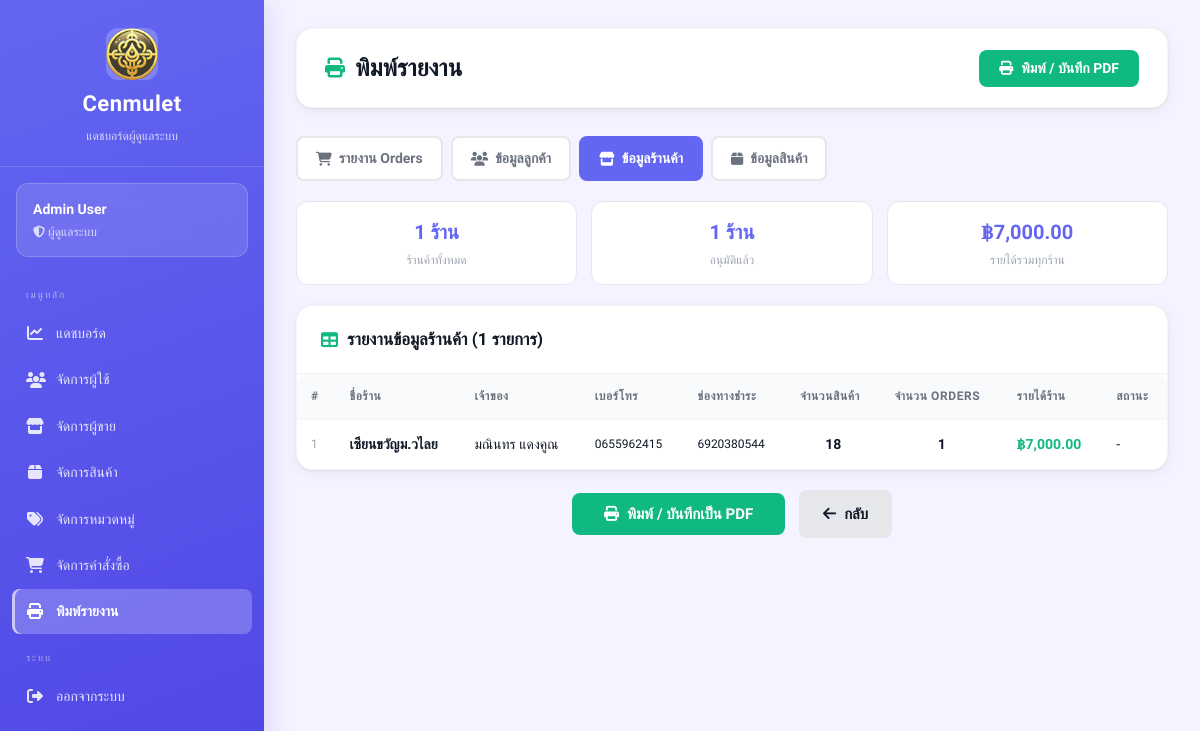
/views/admin/report.php?type=stores (signed in), run on an earlier commit of the app's database.
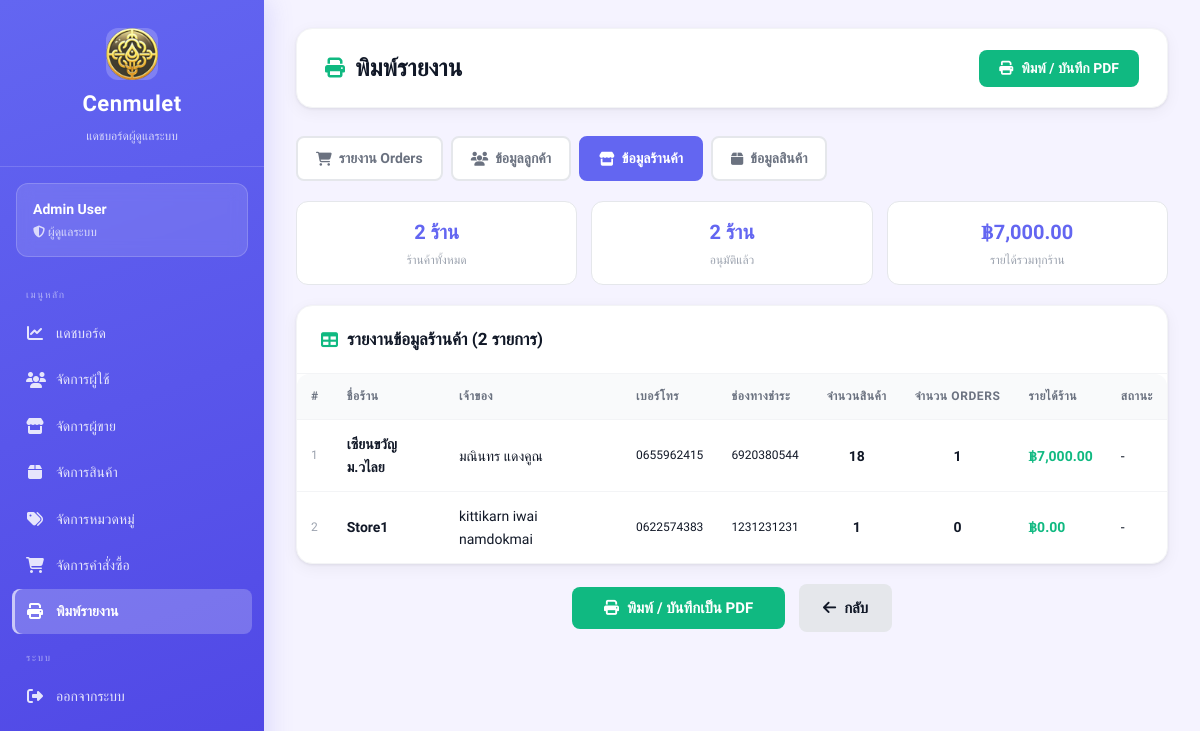
And on a later commit of the database.
### tables this page shows
CREATE TABLE sellers (
    id INTEGER PRIMARY KEY AUTOINCREMENT,
    fullname TEXT,
    store_name TEXT,
    username TEXT UNIQUE,
    password TEXT,
    address TEXT,
    img_store TEXT,
    tel TEXT,
    pay_contax TEXT,
    id_per TEXT,
    img_per TEXT,

    status TEXT DEFAULT 'pending',
    reject_reason TEXT,
    reviewed_at DATETIME
, pay_bank TEXT);

### views/admin/report.php (the view, shortened to what this page needs)
<?php
require_once __DIR__ . "/../../config/db.php";
$admin_id = $_SESSION['user_id'];
$stmt = $db->prepare("SELECT * FROM admins WHERE id = :id");
$stmt->execute([':id' => $admin_id]);
$admin = $stmt->fetch(PDO::FETCH_ASSOC);
$report_type = $_GET['type'] ?? 'orders';
$date_from = $_GET['date_from'] ?? date('Y-m-01');
$date_to   = $_GET['date_to']   ?? date('Y-m-d');
$data     = [];
$summary  = [];
$columns  = [];
$title_th = '';
switch ($report_type) {
    case 'stores':
        $title_th = 'รายงานข้อมูลร้านค้า';
        $columns  = ['#','ชื่อร้าน','เจ้าของ','เบอร์โทร','ช่องทางชำระ','จำนวนสินค้า','จำนวน Orders','รายได้ร้าน','สถานะ'];
        $rows = $db->query("
            SELECT s.*,
                   COUNT(DISTINCT a.id)  as product_count,
                   COUNT(DISTINCT o.id)  as order_count,
                   COALESCE(SUM(oi.quantity * oi.price),0) as revenue
            FROM sellers s
            LEFT JOIN amulets a ON s.id = a.sellerId
            LEFT JOIN order_items oi ON a.id = oi.amulet_id
            LEFT JOIN orders o ON oi.order_id = o.id AND o.status = 'completed'
            GROUP BY s.id
            ORDER BY revenue DESC
        ");
        $data = $rows->fetchAll(PDO::FETCH_ASSOC);
        $approved = 0; foreach ($data as $_r) { if ($_r['status'] === 'approved') $approved++; }
        $summary = [
            'ร้านค้าทั้งหมด'      => number_format(count($data)) . ' ร้าน',
            'อนุมัติแล้ว'         => number_format($approved) . ' ร้าน',
            'รายได้รวมทุกร้าน'    => '฿' . number_format(array_sum(array_column($data, 'revenue')), 2),
        ];
        break;
}
?>
<!DOCTYPE html>
<html lang="th">
<head>
    <link rel="stylesheet" href="/public/css/dashboard.css">
    <link rel="stylesheet" href="https://cdnjs.cloudflare.com/ajax/libs/font-awesome/6.5.1/css/all.min.css">
</head>
<body class="admin">
<div class="dashboard-container">
    <?php include __DIR__ . '/_sidebar.php'; ?>
    <main class="main-content">
        <div class="top-bar no-print">
            <h1><i class="fa-solid fa-print"></i> พิมพ์รายงาน</h1>
            <button onclick="window.print()" class="btn btn-primary">
                <i class="fa-solid fa-print"></i> พิมพ์ / บันทึก PDF
            </button>
        </div>
        <div class="report-tabs no-print">
            <?php
            $tabs = [
                'orders'    => ['fa-cart-shopping',  'รายงาน Orders'],
                'customers' => ['fa-users',           'ข้อมูลลูกค้า'],
                'stores'    => ['fa-store',           'ข้อมูลร้านค้า'],
                'products'  => ['fa-box',             'ข้อมูลสินค้า'],
            ];
            foreach ($tabs as $key => [$icon, $label]):
                $q = $key === 'orders'
                    ? "?type=$key&date_from=$date_from&date_to=$date_to"
                    : "?type=$key";
            ?>
            <a href="<?php echo $q; ?>"
               class="report-tab <?php echo $report_type === $key ? 'active' : ''; ?>">
                <i class="fa-solid <?php echo $icon; ?>"></i>
                <?php echo $label; ?>
            </a>
            <?php endforeach; ?>
        </div>
        <?php if (!empty($summary)): ?>
        <div class="summary-strip">
            <?php foreach ($summary as $lbl => $val): ?>
            <div class="summary-card">
                <div class="s-val"><?php echo $val; ?></div>
                <div class="s-lbl"><?php echo $lbl; ?></div>
            </div>
            <?php endforeach; ?>
        </div>
        <?php endif; ?>
        <div class="card">
            <div class="card-header no-print">
                <h2><i class="fa-solid fa-table"></i> <?php echo $title_th; ?> (<?php echo count($data); ?> รายการ)</h2>
            </div>
            <div class="table-wrapper">
            <?php if (count($data) > 0): ?>
            <table>
                <thead>
                    <tr>
                        <?php foreach ($columns as $col): ?>
                        <th><?php echo $col; ?></th>
                        <?php endforeach; ?>
                    </tr>
                </thead>
                <tbody>
                <?php if ($report_type === 'stores'):
                    $status_map = [
                        'approved' => '<span class="status-ok">อนุมัติแล้ว</span>',
                        'pending'  => '<span class="status-wait">รออนุมัติ</span>',
                        'rejected' => '<span class="status-rej">ปฏิเสธ</span>',
                    ];
                    foreach ($data as $i => $r): ?>
                <tr>
                    <td style="color:#9ca3af;font-size:12px"><?php echo $i+1; ?></td>
                    <td><strong><?php echo htmlspecialchars($r['store_name']); ?></strong></td>
                    <td><?php echo htmlspecialchars($r['fullname']); ?></td>
                    <td style="font-size:12px"><?php echo htmlspecialchars($r['tel']); ?></td>
                    <td style="font-size:12px"><?php echo htmlspecialchars($r['pay_contax'] ?? '-'); ?></td>
                    <td style="text-align:center;font-weight:600"><?php echo number_format($r['product_count']); ?></td>
                    <td style="text-align:center;font-weight:600"><?php echo number_format($r['order_count']); ?></td>
                    <td><strong style="color:#10b981">฿<?php echo number_format($r['revenue'],2); ?></strong></td>
                    <td><?php echo $status_map[$r['status']] ?? '-'; ?></td>
                </tr>
                <?php endforeach; endif; ?>
                </tbody>
            </table>
            <?php endif; ?>
            </div>
        </div>
        <div style="text-align:center;margin-top:20px" class="no-print">
            <button onclick="window.print()" class="btn btn-primary" style="padding:12px 32px;font-size:15px">
                <i class="fa-solid fa-print"></i> พิมพ์ / บันทึกเป็น PDF
            </button>
            <a href="/views/admin/dashboard.php" class="btn btn-secondary" style="padding:12px 24px;font-size:15px;margin-left:10px">
                <i class="fa-solid fa-arrow-left"></i> กลับ
            </a>
        </div>
    </main>
</div>
</body>
</html>

### views/admin/_sidebar.php (shortened to what this page needs)
<?php
$current = basename($_SERVER['PHP_SELF']);
?>
<aside class="sidebar admin">
    <div class="sidebar-header">
        <img src="/public/images/image.png" alt="">
        <h2>Cenmulet</h2>
        <p>แดชบอร์ดผู้ดูแลระบบ</p>
    </div>
    <div class="sidebar-user">
        <h3><?php echo htmlspecialchars($admin['fullname']); ?></h3>
        <p><i class="fa-solid fa-shield-halved"></i> ผู้ดูแลระบบ</p>
    </div>
    <ul class="sidebar-menu">
        <li class="menu-sep">เมนูหลัก</li>
        <li>
            <a href="/views/admin/dashboard.php"
               class="<?php echo $current === 'dashboard.php' ? 'active' : ''; ?>">
                <i class="fa-solid fa-chart-line"></i> แดชบอร์ด
            </a>
        </li>
        <li>
            <a href="/views/admin/users.php"
               class="<?php echo $current === 'users.php' ? 'active' : ''; ?>">
                <i class="fa-solid fa-users"></i> จัดการผู้ใช้
            </a>
        </li>
        <li>
            <a href="/views/admin/sellers.php"
               class="<?php echo in_array($current, ['sellers.php','approve_sellers.php']) ? 'active' : ''; ?>">
                <i class="fa-solid fa-store"></i> จัดการผู้ขาย
            </a>
        </li>
        <li>
            <a href="/views/admin/products.php"
               class="<?php echo $current === 'products.php' ? 'active' : ''; ?>">
                <i class="fa-solid fa-box"></i> จัดการสินค้า
            </a>
        </li>
        <li>
            <a href="/views/admin/categories.php"
               class="<?php echo $current === 'categories.php' ? 'active' : ''; ?>">
                <i class="fa-solid fa-tags"></i> จัดการหมวดหมู่
            </a>
        </li>
        <li>
            <a href="/views/admin/orders.php"
               class="<?php echo $current === 'orders.php' ? 'active' : ''; ?>">
                <i class="fa-solid fa-cart-shopping"></i> จัดการคำสั่งซื้อ
            </a>
        </li>
        <li>
            <a href="/views/admin/report.php"
               class="<?php echo $current === 'report.php' ? 'active' : ''; ?>">
                <i class="fa-solid fa-print"></i> พิมพ์รายงาน
            </a>
        </li>
        <li class="menu-sep">ระบบ</li>
        <li>
            <a href="/auth/logout.php">
                <i class="fa-solid fa-right-from-bracket"></i> ออกจากระบบ
            </a>
        </li>
    </ul>
</aside>

### views/admin/report.php (style rules this page uses)
.report-tabs { display: flex; gap: 8px; flex-wrap: wrap; margin-bottom: 20px; }
.report-tab { padding: 9px 18px; border-radius: 8px; font-size: 14px; font-family: inherit; font-weight: 600; cursor: pointer; border: 2px solid #e5e7eb; background: #fff; color: #6b7280; text-decoration: none; display: inline-flex; align-items: center; gap: 7px; transition: all .18s; }
.report-tab.active { border-color: #6366f1; background: #6366f1; color: #fff; }
.summary-strip { display: flex; gap: 14px; flex-wrap: wrap; margin-bottom: 20px; }
.summary-card { flex: 1; min-width: 160px; background: #fff; border: 1px solid #e5e7eb; border-radius: 12px; padding: 14px 18px; text-align: center; }
.summary-card .s-val { font-size: 20px; font-weight: 800; color: #6366f1; margin-bottom: 3px; }
.summary-card .s-lbl { font-size: 12px; color: #9ca3af; }

What changed in the data, as far as the page shows it:
added sellers: store_name "Store1", fullname "kittikarn iwai namdokmai", tel "0622574383", pay_contax "1231231231", product_count "1", order_count "0", revenue "0.00", status "-"
Also different on the page:
count($data): "1" → "2"
new list line: "2 ร้าน ร้านค้าทั้งหมด"
new list line: "2 ร้าน อนุมัติแล้ว"
list line gone: "1 ร้าน ร้านค้าทั้งหมด"
list line gone: "1 ร้าน อนุมัติแล้ว"
